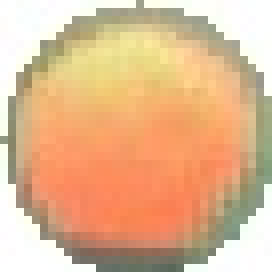
#> input picture Training Set/Orange/orange100.jpg, 34 x 34 px, given in place of orange0.jpg, which was not available (shown 8 times larger)
$ python Orange_detection.py
#> lines starting #> are read from the running program, lines starting #| are printed output that depends on the picture; pictures that were not available may be replaced by others from this repository, and a replacement may not be noted
import cv2 as cv
from matplotlib import pyplot as plt
import numpy as np
import math
import time
import os
import cv2 as cv

#from roipoly import roipoly
try:
    sys.path.remove('/opt/ros/kinetic/lib/python2.7/dist-packages')
except:
    pass

hist_size = [255]
hist_range = [0,256]
dataset = []
path_g = r'C:\Users\shubh\Desktop\PMRO\SEM2\Perception\P3\Training Set\Green_new'
path_o = r'C:\Users\shubh\Desktop\PMRO\SEM2\Perception\P3\Training Set\Orange'
path_y = r'C:\Users\shubh\Desktop\PMRO\SEM2\Perception\P3\Training Set\Yellow_new'

vid = cv.VideoCapture("detectbuoy.avi")
for i in os.listdir(path_g):
    dataset.append(i)

# [15 lines of commented-out code are left out]
green_data = 28
orange_data = 117
yellow = 140

"""
mean_b = []
mean_g = []
mean_r = []
std_dev_b = []
std_dev_g = []
std_dev_r = []
for i in os.listdir(path_g):
    dataset.append(i)

histogram_r = np.zeros((255,1))
histogram_g = np.zeros((255,1))
histogram_b = np.zeros((255,1))
for i in range(0,green_data):
#    img = i
    string_path = path_g+"\green"+str(i)+".jpg"
    img = cv.imread(string_path)

# [16 lines of commented-out code are left out]
    color = ("b","g","r")
    (mean, stds) = cv.meanStdDev(img)
    for j,c in enumerate(color):
        if c == "b":
            temp_b = cv.calcHist([img],[j],None,hist_size,hist_range, accumulate = 1)
            histogram_b = np.column_stack((histogram_b, temp_b))
            mean_b.append(mean[0])
            std_dev_b.append(stds[0])
        if c == "g":
            temp_g = cv.calcHist([img],[j],None,hist_size,hist_range, accumulate = 1)
            histogram_g = np.column_stack((histogram_g, temp_g))
            mean_g.append(mean[1])
            std_dev_g.append(stds[1])
        if c == "r":
            temp_r = cv.calcHist([img],[j],None,hist_size,hist_range, accumulate = 1)
            histogram_r = np.column_stack((histogram_r, temp_r))
            mean_r.append(mean[2])
            std_dev_r.append(stds[2])
print(histogram_b.shape[1])
#sum across the columns, divide by total number of observations
histogram_avg_b = np.sum(histogram_b, axis=1) / (green_data)
histogram_avg_g = np.sum(histogram_g, axis=1) / (green_data)
histogram_avg_r = np.sum(histogram_r, axis=1) / (green_data)
# [6 lines of commented-out code are left out]
avg_mean_b = sum(mean_b)/len(mean_b)
avg_mean_g = sum(mean_g)/len(mean_g)
avg_mean_r = sum(mean_r)/len(mean_r)
avg_std_dev_b = sum(std_dev_b)/len(std_dev_b)
avg_std_dev_g = sum(std_dev_g)/len(std_dev_g)
avg_std_dev_r = sum(std_dev_r)/len(std_dev_r)
gaussian_b = GaussianEquation(avg_std_dev_b, list(range(0,255)), avg_mean_b)
gaussian_g = GaussianEquation(avg_std_dev_g, list(range(0,255)), avg_mean_g)
gaussian_r = GaussianEquation(avg_std_dev_r, list(range(0,255)), avg_mean_r)
plt.plot(gaussian_b, "b", gaussian_g, "g", gaussian_r, "r")
"""

def GaussianEquation(sigma, x, mean):
    equation = (1/(sigma*math.sqrt(2*math.pi)))*np.exp(-0.5*(x-mean)**2/sigma**2)
    return equation

def AverageHistogram():
    mean_b = []
    mean_g = []
    mean_r = []

    std_dev_b = []
    std_dev_g = []
    std_dev_r = []
    histogram_r = np.zeros((255,1))
    histogram_g = np.zeros((255,1))
    histogram_b = np.zeros((255,1))

    # Iterate for no of green buoy images
    for i in range(0,green_data):
        string_path = path_o+"\orange"+str(i)+".jpg"
        img = cv.imread(string_path)
#> img is the input picture: shape (34, 34, 3); mean B, G, R 144.5, 183.1, 225.2
        color = ("b","g","r")

        # New Mean Calculation
        mask= np.zeros((img.shape[0],img.shape[0],3), np.uint8)
        coordinates = np.indices((img.shape[0], img.shape[0]))
        coordinates = coordinates.reshape(2, -1)
        x,y=coordinates[0],coordinates[1]
#> x = 1156 values from 0 to 33
        indices=np.where((x-img.shape[0]/2)**2+(y-img.shape[0]/2)**2 < (img.shape[0]/2)**2)
        xnew,ynew=x[indices[0]],y[indices[0]]
#> xnew = 889 values from 1 to 33
        mask[xnew,ynew]=img[xnew,ynew]
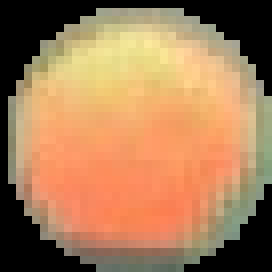
#> mask: shape (34, 34, 3) (shown 8 times larger); mean B, G, R 87.8, 125.3, 167.6
        pixels=img[xnew,ynew]
#> pixels = 889 rows, first 8: [141, 163, 158], [139, 161, 159], [141, 161, 166], [134, 156, 161], [141, 166, 168], [136, 161, 165], [134, 160, 167], [143, 169, 175]
        mean=np.sum(pixels, axis=0) / len(pixels)
#> mean = [114.1, 162.9, 218]
        stds=[np.std(pixels[:,0]),np.std(pixels[:,1]),np.std(pixels[:,2])]
#> stds = [17.86, 27.69, 41.46]


        for j,c in enumerate(color):
            if c == "b":
                temp_b = cv.calcHist([img],[j],None,hist_size,hist_range, accumulate = 1)
                histogram_b = np.column_stack((histogram_b, temp_b))
                mean_b.append(mean[0])
                std_dev_b.append(stds[0])
            if c == "g":
                temp_g = cv.calcHist([img],[j],None,hist_size,hist_range, accumulate = 1)
                histogram_g = np.column_stack((histogram_g, temp_g))
                mean_g.append(mean[1])
                std_dev_g.append(stds[1])
            if c == "r":
                temp_r = cv.calcHist([img],[j],None,hist_size,hist_range, accumulate = 1)
                histogram_r = np.column_stack((histogram_r, temp_r))
                mean_r.append(mean[2])
                std_dev_r.append(stds[2])
#> after the loop, histogram_b = 255 pairs, first value 0 to 0, second value 0 to 90; histogram_g = 255 pairs, first value 0 to 0, second value 0 to 176; histogram_r = 255 pairs, first value 0 to 0, second value 0 to 153; mean_b = [114.1]; mean_g = [162.9]; mean_r = [218]; std_dev_b = [17.86]; std_dev_g = [27.69]; std_dev_r = [41.46]
#> pass 2 of the loop in AverageHistogram, `for i in range(0,green_data):`:
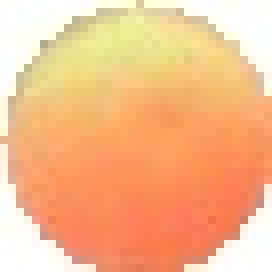
#> input picture Training Set/Orange/orange101.jpg, 34 x 34 px, given in place of orange1.jpg, which was not available (shown 8 times larger)
#> in AverageHistogram, img is the input picture: shape (34, 34, 3); mean B, G, R 140, 187.1, 246.5
#> in AverageHistogram, `mask[xnew,ynew]=img[xnew,ynew]`:
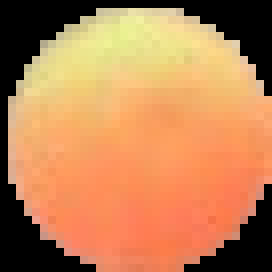
#> mask: shape (34, 34, 3) (shown 8 times larger); mean B, G, R 84.2, 129.6, 188.1
#> pixels = 889 rows, first 8: [158, 193, 203], [158, 199, 208], [158, 203, 214], [155, 206, 216], [169, 225, 236], [164, 220, 231], [164, 213, 227], [160, 206, 223]
#> mean = [109.5, 168.5, 244.6]
#> stds = [22.44, 32.72, 11.17]
#> after the loop in AverageHistogram, `for j,c in enumerate(color):`: histogram_b = 255 rows, first 8: [0, 0, 0], [0, 0, 0], [0, 0, 0], [0, 0, 0], [0, 0, 0], [0, 0, 0], [0, 0, 0], [0, 0, 0]; histogram_g has the same summary as histogram_b; histogram_r has the same summary as histogram_b; mean_b = [114.1, 109.5]; mean_g = [162.9, 168.5]; mean_r = [218, 244.6]; std_dev_b = [17.86, 22.44]; std_dev_g = [27.69, 32.72]; std_dev_r = [41.46, 11.17]

    histogram_avg_b = np.sum(histogram_b, axis=1) / (green_data)
    histogram_avg_g = np.sum(histogram_g, axis=1) / (green_data)
    histogram_avg_r = np.sum(histogram_r, axis=1) / (green_data)

    #Uncomment to plot histograms
    plt.subplot(3,1,1)
    plt.plot(histogram_avg_b, color = "b")
    plt.subplot(3,1,2)
    plt.plot(histogram_avg_g, color = "g")
    plt.subplot(3,1,3)
    plt.plot(histogram_avg_r, color = "r")
    plt.show()

    return mean_r, mean_g, mean_b, std_dev_r, std_dev_g, std_dev_b


# [87 lines left out: function EM, not called in this run]

frame_width = int(vid.get(3))
frame_height = int(vid.get(4))
out = cv.VideoWriter('green_1D.avi',cv.VideoWriter_fourcc('M','J','P','G'), 10, (frame_width,frame_height))


if __name__ == "__main__":
#> (the run stopped early here; a loop or call above may not have finished)
